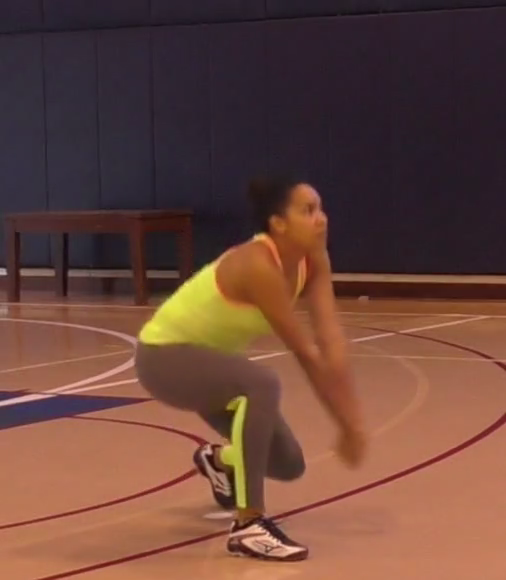
#> input picture frame 45 of demos/José/centernet notebook/test2_cam1_11.mp4, 506 x 580 px
$ jupyter execute --allow-errors Centernet_mask_rcnnn.ipynb   (shell and % lines are left out)
#> lines starting #> are read from the running program, lines starting #| are printed output that depends on the picture
Recordatorio : Por favor importar los archivos contenidos en la carpeta en donde se encuentra el notebook.

#Imports

[cell 1]
import cv2
import numpy as np
import os

import sys


#utils
import math
import cv2
from PIL import ImageFont, ImageDraw, Image
import time
%pylab inline
import matplotlib.pyplot as plt
import matplotlib.image as mpimg
import pandas as pd
from numpy import linalg as LA

Revisión si archivos se cargaron

#Implementación Mask RCNN Shiny

##Obtención de repositorio

Selección de Tensorflow 1.x

Obtención de repositorio

Cambio a directorio del repositorio

[cell 2]
import os
os.chdir('Mask-RCNN-Shiny')

[cell 3]
from samples import coco
from mrcnn import utils
from mrcnn import model as modellib

## Preparación de modelo

Preparación de data preentrenada (Mask-RCNN entrenada por COCO dataset).

[cell 4]
# Load the pre-trained model data
ROOT_DIR = os.getcwd()
MODEL_DIR = os.path.join(ROOT_DIR, "logs")
COCO_MODEL_PATH = os.path.join(ROOT_DIR, "mask_rcnn_coco.h5")
if not os.path.exists(COCO_MODEL_PATH):
    utils.download_trained_weights(COCO_MODEL_PATH)
#> (this line was passed over: mrcnn is not available in this run)

Configuración opcional (GPU)

[cell 5]
# Change the config infermation
class InferenceConfig(coco.CocoConfig):
    GPU_COUNT = 1

    # Number of images to train with on each GPU. A 12GB GPU can typically
    # handle 2 images of 1024x1024px.
    # Adjust based on your GPU memory and image sizes. Use the highest
    # number that your GPU can handle for best performance.
    IMAGES_PER_GPU = 1

config = InferenceConfig()

#> (a cell that did not finish here is left out)

## Funciones de procesamiento de imagen

**apply_mask** : usada para pasar imagen a escala de grises

**display_instances** : usado para mostrar el resultado de la detección

[cell 7]
# This function is used to change the colorful background information to grayscale.
# image[:,:,0] is the Blue channel,image[:,:,1] is the Green channel, image[:,:,2] is the Red channel
# mask == 0 means that this pixel is not belong to the object.
# np.where function means that if the pixel belong to background, change it to gray_image.
# Since the gray_image is 2D, for each pixel in background, we should set 3 channels to the same value to keep the grayscale.

# [20 lines left out: function apply_mask, not called in this run]

[cell 8]
# This function is used to show the object detection result in original image.
# [34 lines left out: function display_instances, not called in this run]
    #return image

FUNCION PARA APLICAR GRABCUT A LA MÁSCARA OBTENIDA ( Por mejorar . No se tuvieron los resultados esperados)

[cell 9]
# [32 lines left out: function apply_grabcut, not called in this run]

## Mostrar imagen con máscara ya obtenida

[cell 10]
def test_segment(image):
  results = modelSegment.detect([image], verbose=0)
  r = results[0]
  frame = display_instances(
      image, r['rois'], r['masks'], r['class_ids'], class_names, r['scores']
  )
  return frame

#CENTERNET

##Hourglass network

[cell 11]
import tensorflow as tf

#KERAS

from __future__ import absolute_import
from __future__ import division
from __future__ import print_function

from keras.models import Model
from keras.layers import Conv2D, Input, Activation, BatchNormalization, Add, UpSampling2D, ZeroPadding2D
from keras.utils import get_file
import keras.backend as K
import numpy as np

#decode.py
from __future__ import absolute_import
from __future__ import division
from __future__ import print_function

from keras import backend as K
from keras.layers import Lambda

[cell 12]
"""Hourglass Network for Keras.
# Reference paper
- [Objects as Points]
  (https://arxiv.org/pdf/1904.07850.pdf)
# Reference implementation
- [PyTorch CenterNet]
  (https://github.com/xingyizhou/CenterNet/blob/master/src/lib/models/networks/large_hourglass.py)
- [Keras Stacked_Hourglass_Network_Keras]
  (https://github.com/yuanyuanli85/Stacked_Hourglass_Network_Keras/blob/master/src/net/hourglass.py)
"""


CTDET_COCO_WEIGHTS_PATH = (
  'https://github.com/see--/keras-centernet/'
  'releases/download/0.1.0/ctdet_coco_hg.hdf5')

HPDET_COCO_WEIGHTS_PATH = (
  'https://github.com/see--/keras-centernet/'
  'releases/download/0.1.0/hpdet_coco_hg.hdf5')


# [10 lines left out: function normalize_image, not called in this run]


def HourglassNetwork(heads, num_stacks, cnv_dim=256, inres=(512, 512), weights='ctdet_coco',
                     dims=[256, 384, 384, 384, 512]):
  """Instantiates the Hourglass architecture.
  Optionally loads weights pre-trained on COCO.
  Note that the data format convention used by the model is
  the one specified in your Keras config at `~/.keras/keras.json`.
  # Arguments
      num_stacks: number of hourglass modules.
      cnv_dim: number of filters after the resolution is decreased.
      inres: network input shape, should be a multiple of 128.
      weights: one of `None` (random initialization),
            'ctdet_coco' (pre-training on COCO for 2D object detection),
            'hpdet_coco' (pre-training on COCO for human pose detection),
            or the path to the weights file to be loaded.
      dims: numbers of channels in the hourglass blocks.
  # Returns
      A Keras model instance.
  # Raises
      ValueError: in case of invalid argument for `weights`,
          or invalid input shape.
  """
  if not (weights in {'ctdet_coco', 'hpdet_coco', None} or os.path.exists(weights)):
    raise ValueError('The `weights` argument should be either '
                     '`None` (random initialization), `ctdet_coco` '
                     '(pre-trained on COCO), `hpdet_coco` (pre-trained on COCO) '
                     'or the path to the weights file to be loaded.')
  input_layer = Input(shape=(inres[0], inres[1], 3), name='HGInput')
  inter = pre(input_layer, cnv_dim)
  prev_inter = None
  outputs = []
  for i in range(num_stacks):
    prev_inter = inter
    _heads, inter = hourglass_module(heads, inter, cnv_dim, i, dims)
    outputs.extend(_heads)
    if i < num_stacks - 1:
      inter_ = Conv2D(cnv_dim, 1, use_bias=False, name='inter_.%d.0' % i)(prev_inter)
      inter_ = BatchNormalization(epsilon=1e-5, name='inter_.%d.1' % i)(inter_)

      cnv_ = Conv2D(cnv_dim, 1, use_bias=False, name='cnv_.%d.0' % i)(inter)
      cnv_ = BatchNormalization(epsilon=1e-5, name='cnv_.%d.1' % i)(cnv_)

      inter = Add(name='inters.%d.inters.add' % i)([inter_, cnv_])
      inter = Activation('relu', name='inters.%d.inters.relu' % i)(inter)
      inter = residual(inter, cnv_dim, 'inters.%d' % i)

  model = Model(inputs=input_layer, outputs=outputs)
  if weights == 'ctdet_coco':
    weights_path = get_file(
      '%s_hg.hdf5' % weights,
      CTDET_COCO_WEIGHTS_PATH,
      cache_subdir='models',
      file_hash='ce01e92f75b533e3ff8e396c76d55d97ff3ec27e99b1bdac1d7b0d6dcf5d90eb')
    model.load_weights(weights_path)
  elif weights == 'hpdet_coco':
    weights_path = get_file(
      '%s_hg.hdf5' % weights,
      HPDET_COCO_WEIGHTS_PATH,
      cache_subdir='models',
      file_hash='5c562ee22dc383080629dae975f269d62de3a41da6fd0c821085fbee183d555d')
    model.load_weights(weights_path)
  elif weights is not None:
    model.load_weights(weights)

  return model


# [108 lines left out: functions hourglass_module, convolution, residual, pre, left_features, connect_left_right and 3 more, not called in this run]


#> (the rest of this cell did not finish here and is left out)

[cell 13]
# [170 lines left out: functions _nms, _ctdet_decode, CtDetDecode, _hpdet_decode, HpDetDecode, not called in this run]

##COCO DRAWER + funciones de CV para mostrar output (dibujar pose, anchor box ,etc)

```
# Tiene formato de código
```

[cell 14]
coco_names = ['person', 'bicycle', 'car', 'motorbike', 'aeroplane', 'bus', 'train', 'truck', 'boat', 'traffic light', 'fire hydrant', 'stop sign', 'parking meter', 'bench', 'bird', 'cat', 'dog', 'horse', 'sheep', 'cow', 'elephant', 'bear', 'zebra', 'giraffe', 'backpack', 'umbrella', 'handbag', 'tie', 'suitcase', 'frisbee', 'skis', 'snowboard', 'sports ball', 'kite', 'baseball bat', 'baseball glove', 'skateboard', 'surfboard', 'tennis racket', 'bottle', 'wine glass', 'cup', 'fork', 'knife', 'spoon', 'bowl', 'banana', 'apple', 'sandwich', 'orange', 'broccoli', 'carrot', 'hot dog', 'pizza', 'donut', 'cake', 'chair', 'sofa', 'pottedplant', 'bed', 'diningtable', 'toilet', 'tvmonitor', 'laptop', 'mouse', 'remote', 'keyboard', 'cell phone', 'microwave', 'oven', 'toaster', 'sink', 'refrigerator', 'book', 'clock', 'vase', 'scissors', 'teddy bear', 'hair drier', 'toothbrush',]  # noqa


# [16 lines left out: functions get_color, get_rgb_color, not called in this run]


class COCODrawer:
  # [67 lines left out: functions __init__, draw_pose, draw_box, not called in this run]

[cell 15]
##Letterbox
# [24 lines left out: functions affine_transform_coords, training_transform, invert_transform, not called in this run]


class LetterboxTransformer:
  # [31 lines left out: functions __init__, __call__, correct_box, not called in this run]

  def correct_coords(self, coords):
    coords = affine_transform_coords(coords, self.M_inv)
    return coords

##Inicializar modelo

[cell 16]
output= './output'
os.makedirs(output, exist_ok=True)
kwargs = {
  'num_stacks': 2,
  'cnv_dim': 256,
  'weights': 'hpdet_coco',
  'inres': (512,512), #args.inres
}
heads = {
  'hm': 1,  # 6
  'hm_hp': 17,  # 7
  'hp_offset': 2,  # 8
  'hps': 34,  # 9
  'reg': 2,  # 10
  'wh': 2,  # 11
}

#> (a cell that did not finish here is left out)

model = HpDetDecode(model)
drawer = COCODrawer()
letterbox_transformer = LetterboxTransformer(512, 512) #argres 0 1

##Métodos de estimación de ángulos por articulación

[cell 18]
# [8 lines left out: function obtener_info_articulaciones, not called in this run]

[cell 19]
# [8 lines left out: function calcular_angulo, not called in this run]

##Inicializar csv de información de articulaciones

[cell 20]
df = pd.read_csv('../output.csv',delimiter=";")
#> (reads demos/José/centernet notebook/output.csv from the repository)

[cell 21]
df.head()

##Inicializar videos de prueba

[cell 22]
video = '../test2_cam1_11.mp4'
cap = cv2.VideoCapture(video)
out_fn = os.path.join(output, 'hpdet.' + os.path.basename(video))
fourcc = cv2.VideoWriter_fourcc('F', 'M', 'P', '4')

fps = 10
frameSize =(512,512)
out = cv2.VideoWriter(out_fn, fourcc=fourcc, fps=fps, frameSize=(int(cap.get(3)), int(cap.get(4))),isColor=True)
tic = time.time()

##Método que detecta estimación de pose

[cell 23]
def get_pose_estimation(img):
  pimg = letterbox_transformer(img)
  pimg = normalize_image(pimg)
  pimg = np.expand_dims(pimg, 0)
  detections = model.predict(pimg)[0]
  list_detections = list()
  for d in detections:
    score, cl = d[4], d[-1]
    if score < 0.3:
      break
    x1, y1, x2, y2 = d[:4]
    kps = d[5:-1]
    kps_x = kps[:17]
    kps_y = kps[17:]
    kps = letterbox_transformer.correct_coords(np.vstack([kps_x, kps_y])).T
    x1, y1, x2, y2 = letterbox_transformer.correct_box(x1, y1, x2, y2)
    img = drawer.draw_pose(img, kps)
    img = drawer.draw_box(img, x1, y1, x2, y2, cl)
    list_detections.append({'kps' : kps, 'img' : img})
  return list_detections

##Obteniendo estimación de pose para frame en específico

[cell 24]
#PROBANDO OBTENIEDON FRAMES ESPECIFICOS
def get_pose_estimation_by_frame(cap,frame_number):
  # Get the total numer of frames in the video.
#> called with frame_number = 46
  frame_count = cap.get(cv2.CAP_PROP_FRAME_COUNT)
  cap.set(cv2.CAP_PROP_POS_FRAMES, frame_number - 1) # ya que empieza desde cero
  success, img = cap.read()
#> img is the input picture: shape (580, 506, 3); mean B, G, R 59.3, 69.7, 105.4
  list_detections = get_pose_estimation(img)
  for det in list_detections:
        imgplot = plt.imshow(img)
        plt.show()

#> (a cell that did not finish here is left out)

#> (a cell that did not finish here is left out)

#> call 2 of get_pose_estimation_by_frame, with frame_number = 5
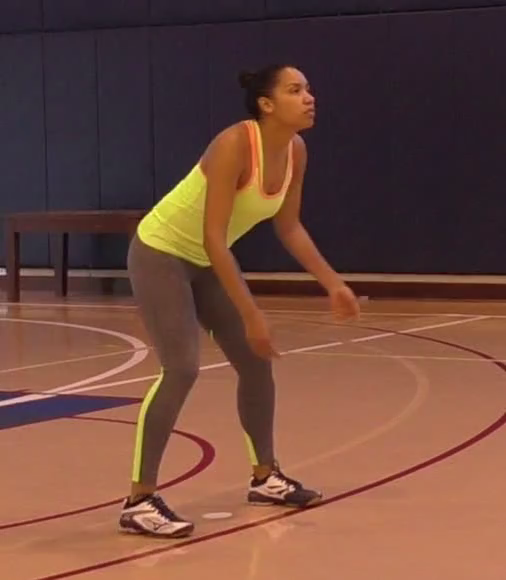
#> input picture frame 4 of demos/José/centernet notebook/test2_cam1_11.mp4, 506 x 580 px
#> in get_pose_estimation_by_frame, img is the input picture: shape (580, 506, 3); mean B, G, R 60.7, 72.9, 110.8

##Obteniendo estimación de pose indicando el número de frames a extraer / lista de frames como input

[cell 27]
def get_pose_estimation_by_number_of_frames(cap, frame_list_size,frame_list = None):
# Get the total numer of frames in the video.
#> called with frame_list_size = 4
  frame_count = cap.get(cv2.CAP_PROP_FRAME_COUNT)
  if not frame_list:
    frame_list = np.arange(0,(frame_count + frame_count /(frame_list_size - 1)),(frame_count/(frame_list_size -1))).tolist()
    frame_list = [int(x) if x != frame_count else x - 1 for x in frame_list]
    print(frame_list)
  for frame_number in frame_list:
    cap.set(cv2.CAP_PROP_POS_FRAMES, frame_number) # optional
    success, img = cap.read()
    if img is not None:
      result_estimation = get_pose_estimation(img)
      if len(result_estimation) == 1:
        #img
        img = result_estimation[0]['img']
        obtener_info_articulaciones(result_estimation[0]['kps'])
        imgplot = plt.imshow(img)
        plt.show()
#> this loop made 1 pass
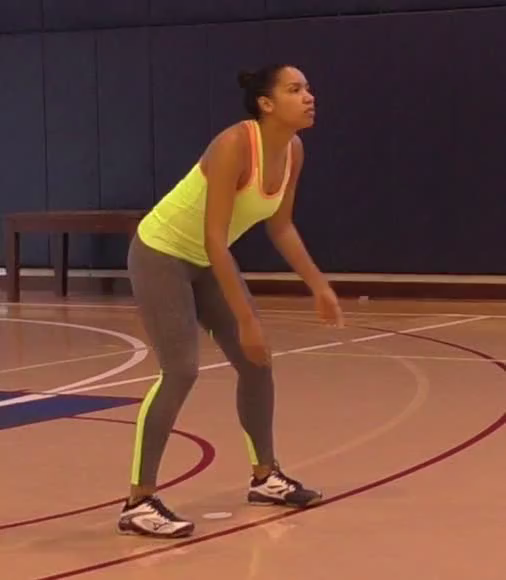
#> input picture frame 0 of demos/José/centernet notebook/test2_cam1_11.mp4, 506 x 580 px
#> img is the input picture: shape (580, 506, 3); mean B, G, R 60.8, 72.9, 110.9
#> this loop made 1 pass
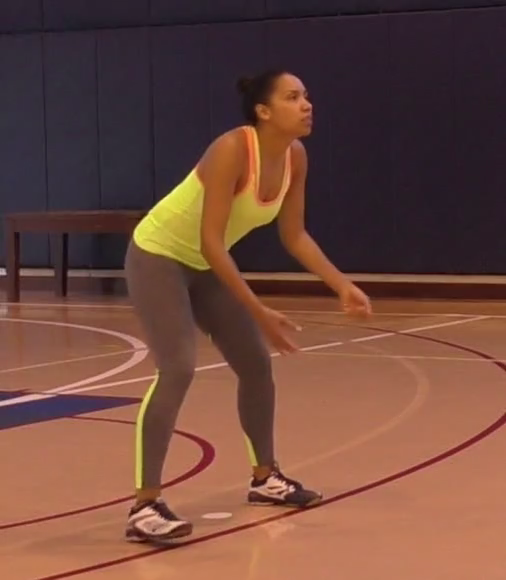
#> input picture frame 11 of demos/José/centernet notebook/test2_cam1_11.mp4, 506 x 580 px
#> img is the input picture: shape (580, 506, 3); mean B, G, R 61, 72.6, 110.9

#> (a cell that did not finish here is left out)

#> (a cell that did not finish here is left out)

##Extrayendo estimación de poses por cada frame de video

[cell 30]
# [22 lines left out: function get_pose_estimation_for_all_video, not called in this run]

[cell 31]
#get_pose_estimation_for_all_video(cap)

##Estimación de Pose con Segmentación (Implementación de Mask RCNN Shiny)

> Bloque con sangría

[cell 32]
def get_pose_estimation_segmentation_by_number_of_frames(cap, frame_list_size,frame_list = None):
# Get the total numer of frames in the video.
  frame_count = cap.get(cv2.CAP_PROP_FRAME_COUNT)
  if not frame_list:
    frame_list = np.arange(0,(frame_count + frame_count /(frame_list_size - 1)),(frame_count/(frame_list_size -1))).tolist()
    frame_list = [int(x) if x != frame_count else x - 1 for x in frame_list]
  for frame_number in frame_list:
    cap.set(cv2.CAP_PROP_POS_FRAMES, frame_number) # optional
    success, img = cap.read()
    if img is not None:
      img = test_segment(img)
      result_estimation = get_pose_estimation(img)
      if len(result_estimation) == 1:
        #img
        img = result_estimation[0]['img']
        obtener_info_articulaciones(result_estimation[0]['kps'])
        imgplot = plt.imshow(img)
        plt.show()
#> this loop made 1 pass
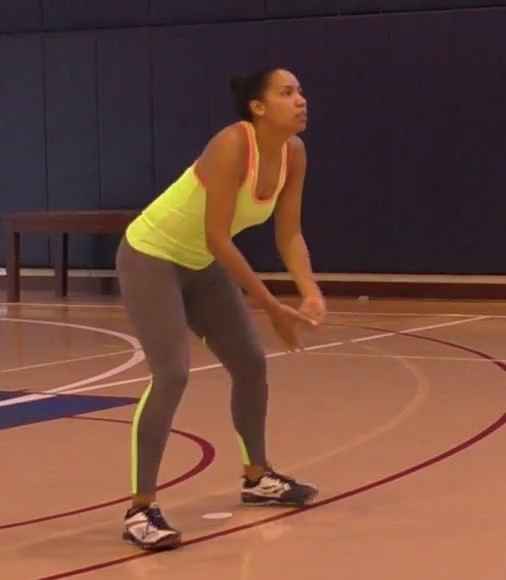
#> input picture frame 20 of demos/José/centernet notebook/test2_cam1_11.mp4, 506 x 580 px
#> img is the input picture: shape (580, 506, 3); mean B, G, R 60.7, 72.8, 110.7
